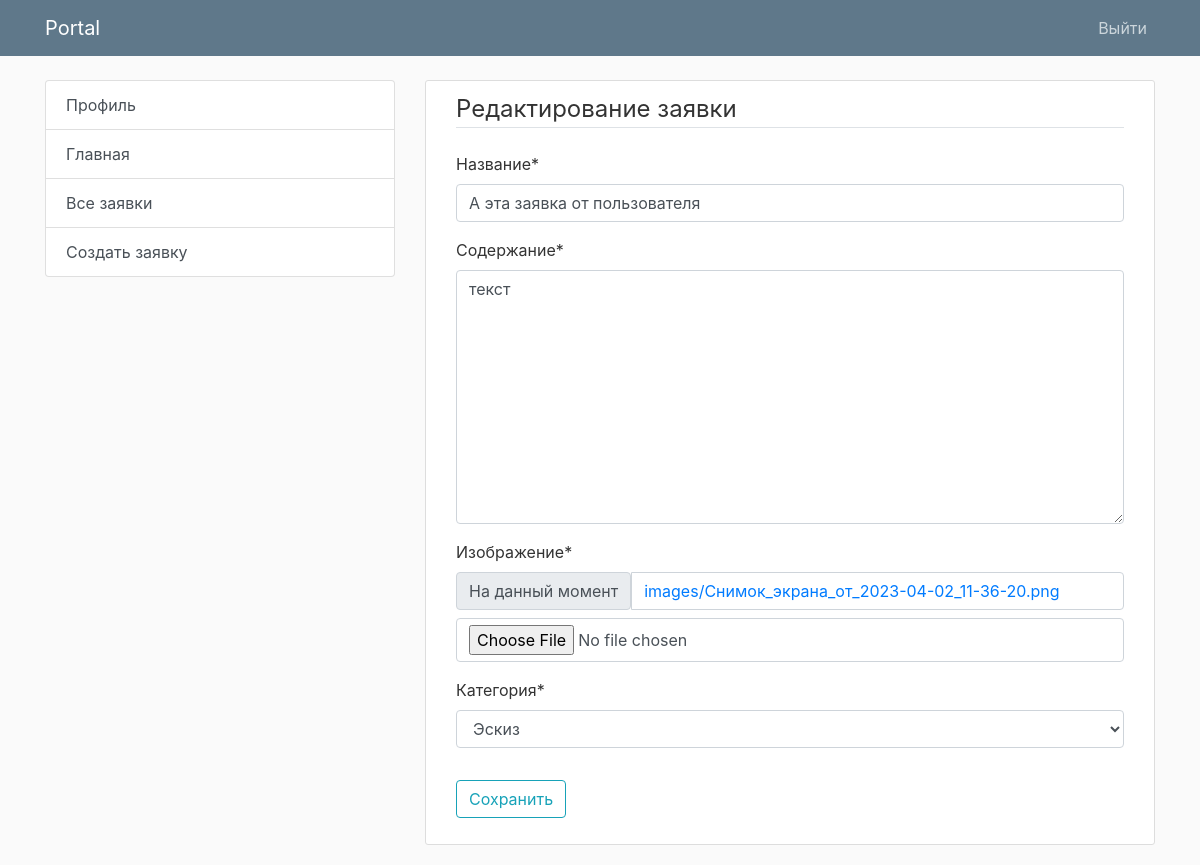
The page /request/6/edit/ (signed in) on the database its author committed.
### app/models.py (models this page shows, shortened)
class DesignRequest(models.Model):
    STATUS_CHOICES = [
        ('new', 'Новая'),
        ('in_progress', 'Принято в работу'),
        ('completed', 'Выполнено'),
    ]
    title = models.CharField(max_length=100)
    content = models.TextField()
    created_at = models.DateTimeField(auto_now_add=True)
    updated_at = models.DateTimeField(auto_now=True)
    user = models.ForeignKey(User, on_delete=models.CASCADE)
    image = models.ImageField(upload_to='images')
    category = models.ForeignKey(Category, on_delete=models.CASCADE)
    status = models.CharField(max_length=20, choices=STATUS_CHOICES, default='new')
    comment = models.TextField(null=True, blank=True)
    image_after = models.ImageField(upload_to='images', null=True, blank=True)

class Category(models.Model):
    title = models.CharField(max_length=100)
    def __str__(self):
        return self.title

### app/views.py (the view)
# urls.py: path('request/<int:pk>/edit/', design_request_edit, name='design_request_edit'),
@login_required
def design_request_edit(request, pk):
    design_request = get_object_or_404(DesignRequest, pk=pk)
    if request.method == 'POST':
        form = DesignRequestForm(request.POST, request.FILES, instance=design_request)
        if form.is_valid():
            design_request = form.save(commit=False)
            if design_request.status == 'in_progress' and not design_request.comment:
                form.add_error('comment', 'При изменении статуса на "Принято в работу" необходимо указать комментарий.')
            elif design_request.status == 'completed' and not design_request.image_after:
                form.add_error('image_after', 'При изменении статуса на "Выполнено" необходимо прикрепить изображение.')
            else:
                design_request.save()
                return redirect('design_request_detail', pk=design_request.pk)
    else:
        if not request.user.is_superuser:
            form = DesignRequestForm(instance=design_request, initial={'status': design_request.status})
            form.fields['status'].widget = forms.HiddenInput()
            form.fields['image_after'].widget = forms.HiddenInput()
            form.fields['comment'].widget = forms.HiddenInput()
        else:
            form = DesignRequestForm(instance=design_request)
            if design_request.status == 'new':
                form.fields['status'].choices = [("in_progress", "Принято в работу"), ("completed", "Выполнено")]
            elif design_request.status == 'in_progress':
                form.fields['status'].choices = [("completed", "Выполнено"),]
    return render(request, 'design/design_request_form.html', {'form': form, "action": "edit"})

### app/forms.py
class DesignRequestForm(forms.ModelForm):
    class Meta:
        model = DesignRequest
        exclude = ['user']
        fields = ['title', 'content', 'image', 'category', 'status', 'comment', 'image_after']
        labels = {
            "status": "Статус",
            "title": "Название",
            "content": "Содержание",
            "image": "Изображение",
            "category": "Категория",
            "comment": "Комментарий",
            "image_after": "Изображение после работы"
        }
        widgets = {
            "category": forms.Select(attrs={'class': "form-control"}),
            "comment": forms.Textarea(attrs={'class': "form-control"}),
            "status": forms.Select(attrs={'class': "form-control"}),
        }

### app/templates/design/design_request_form.html (shortened to what this page needs)
{% extends 'design/base.html' %}
{% load crispy_forms_tags %}
{% block content %}
<div class="content-section">
	<form method="POST" enctype="multipart/form-data">
		<fieldset class="form-group">
			<legend class="border-bottom mb-4">
				{% if action == "edit" %}Редактирование заявки{% else %}Создание заявки{% endif %}
			</legend>
			{{ form|crispy }}
		</fieldset>
		<div class="form-group">
			<button class="btn btn-outline-info" type="submit">
				{% if action == "edit" %}
				Сохранить
				{% else %}
				Создать
				{%endif %}
			</button>
		</div>
	</form>
</div>
{% endblock %}

### app/static/design/main.css (style rules this page uses)
body { background: #fafafa; color: #333333; margin-top: 5rem; }
.content-section { background: #ffffff; padding: 10px 30px; border: 1px solid #dddddd; border-radius: 3px; margin-bottom: 20px; }

### rows shown on the page
DesignRequest: title "А эта заявка от пользователя", content "текст", category "Эскиз"
